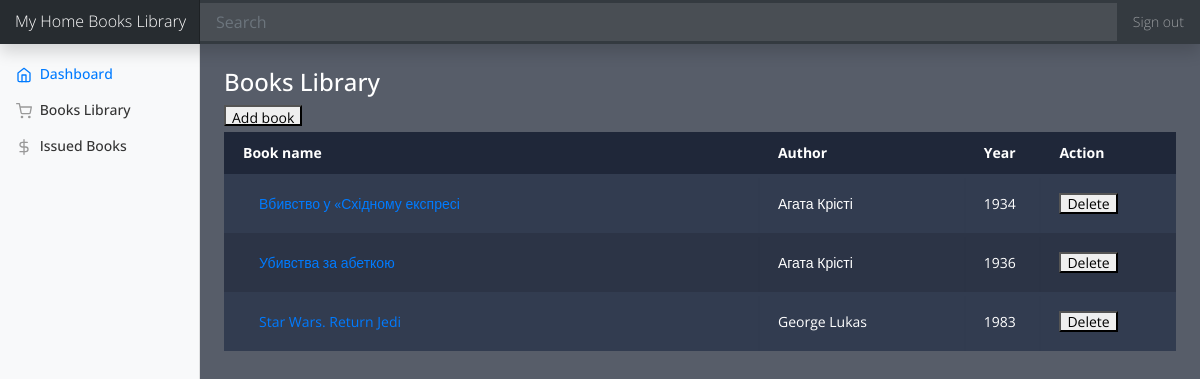
The page /bookslist on the database as committed earlier.
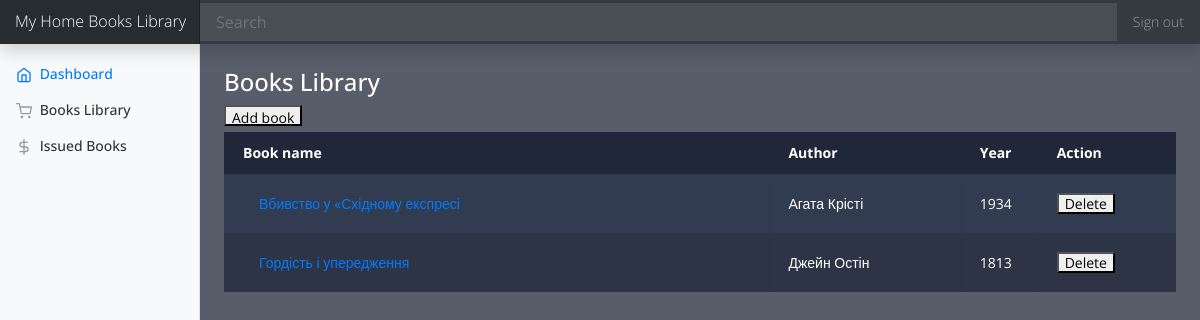
The same page on the database as committed later.
### tables this page shows
CREATE TABLE homelibrary (
	id INTEGER NOT NULL, 
	namebook VARCHAR, 
	author VARCHAR, 
	yearbook INTEGER, 
	coverimage VARCHAR, 
	description TEXT, 
	issued BOOLEAN, 
	PRIMARY KEY (id)
);

### app.py (the view)
@app.route('/bookslist', methods=["GET"])
def bookslist():
  items = bookslibrary.all()
  return render_template("books_list.html", items=items)

### models.py (called while the page is built)
  def all(self):
    sql = homelibrary.select().where(homelibrary.c.issued == False)
    result = conn.execute(sql)
    return result

### templates/books_list.html
{% extends "base.html" %}
{% block content %}
<div>
    <h4>Books Library</h4>
</div>
<div class="input_book">
    <form method="POST" action="/bookadd">
        <button class="buttons" type="submit">Add book</button>
    </form>
</div>
<table class="container">
    <thead>
        <tr>
            <th>Book name</th>
            <th>Author</th>
            <th>Year</th>
            <th>Action</th>
        </tr>
    </thead>
    <tbody>
        {% for item in items %}
        <tr>
            <td><a class="nav-link" method="POST" href="/bookinfo/{{ item[0] }}">{{ item[1] }}</a></td>
            <td>{{ item[2] }}</td>
            <td>{{ item[3] }}</td>
            <td>
                <form method="POST" action="/deletebook/{{ item[0] }}">
                    <button class="buttons" type="submit">Delete</button>
                </form>
            </td>
        </tr>
        {% endfor %}
    </tbody>
</table>
{% endblock %}

### templates/base.html (shortened to what this page needs)
<!doctype html>
<html lang="en">
<head>
  <link rel="stylesheet" href="https://stackpath.bootstrapcdn.com/bootstrap/4.4.1/css/bootstrap.min.css"
>
  <link rel="stylesheet" href="{{ url_for('static', filename='dashboard.css') }}">
  <link rel="stylesheet" href="{{ url_for('static', filename='listproducts.css') }}">
</head>
<body>
  <nav class="navbar navbar-dark fixed-top bg-dark flex-md-nowrap p-0 shadow">
    <a class="navbar-brand col-sm-3 col-md-2 mr-0" href="#">My Home Books Library</a>
    <input class="form-control form-control-dark w-100" type="text" placeholder="Search" aria-label="Search">
    <ul class="navbar-nav px-3">
      <li class="nav-item text-nowrap">
        <a class="nav-link" href="#">Sign out</a>
      </li>
    </ul>
  </nav> >
  <div class="container-fluid">
    <div class="row">
      <nav class="col-md-2 d-none d-md-block bg-light sidebar">
        <div class="sidebar-sticky">
          <ul class="nav flex-column">
            <li class="nav-item">
              <a class="nav-link active" href="/">
                <span data-feather="home"></span>
                Dashboard <span class="sr-only">(current)</span>
              </a>
            </li>
            <li class="nav-item">
              <a class="nav-link" href="{{ url_for('bookslist') }}">
                <span data-feather="shopping-cart"></span>
                Books Library
              </a>
            </li>
            <li class="nav-item">
              <a class="nav-link" href="{{ url_for('booksissued') }}">
                <span data-feather="dollar-sign"></span>
                Issued Books
              </a>
            </li>
          </ul>
        </div>
      </nav>
      <main role="main" class="col-md-9 ml-sm-auto col-lg-10 px-4">
        {% block content %}
        {% endblock content %}
      </main>
    </div>
  </div>
</html>

### static/dashboard.css (style rules this page uses)
body { font-size: .875rem; }
.feather { width: 16px; height: 16px; vertical-align: text-bottom; }
.sidebar { position: fixed; top: 0; bottom: 0; left: 0; z-index: 100; padding: 48px 0 0; box-shadow: inset -1px 0 0 rgba(0, 0, 0, .1); }
.sidebar-sticky { position: relative; top: 0; height: calc(100vh - 48px); padding-top: .5rem; overflow-x: hidden; overflow-y: auto; }
.sidebar .nav-link { font-weight: 500; color: #333; }
.sidebar .nav-link .feather { margin-right: 4px; color: #999; }
.sidebar .nav-link.active { color: #007bff; }
.sidebar .nav-link:hover .feather, .sidebar .nav-link.active .feather { color: inherit; }
[role="main"] { padding-top: 133px; }
@media (min-width: 768px) { [role="main"] { padding-top: 48px; } }
.navbar-brand { padding-top: .75rem; padding-bottom: .75rem; font-size: 1rem; background-color: rgba(0, 0, 0, .25); box-shadow: inset -1px 0 0 rgba(0, 0, 0, .25); }
.navbar .form-control { padding: .75rem 1rem; border-width: 0; border-radius: 0; }
.form-control-dark { color: #fff; background-color: rgba(255, 255, 255, .1); border-color: rgba(255, 255, 255, .1); }
.input_book { margin-bottom: 0.5%; }

### static/listproducts.css (style rules this page uses)
body { font-family: 'Open Sans', sans-serif; font-weight: 300; line-height: 1.42em; color:#ffffff; background-color:#575d69; }
.container td { font-weight: normal; font-size: 1em; -webkit-box-shadow: 0 2px 2px -2px #0E1119; -moz-box-shadow: 0 2px 2px -2px #0E1119; box-shadow: 0 2px 2px -2px #0E1119; }
.container { text-align: left; overflow: hidden; width: 100%; line-height:0.25em; margin: 0 auto; display: table; padding: 0 0 8em 0; }
.container td, .container th { padding-bottom: 2%; padding-top: 2%; padding-left:2%; }
.container tr:nth-child(odd) { background-color: #323C50; }
.container tr:nth-child(even) { background-color: #2C3446; }
.container th { background-color: #1F2739; }
.container td:first-child { color: #FB667A; }
.buttons { height: 1.5em; }

Rows that differ between the two databases and show on the page:
no longer on this page (row edited): homelibrary: namebook "Убивства за абеткою", author "Агата Крісті", yearbook "1936"
removed homelibrary: namebook "Star Wars. Return Jedi", author "George Lukas", yearbook "1983"
now on this page (row edited): homelibrary: namebook "Гордість і упередження", author "Джейн Остін", yearbook "1813"
